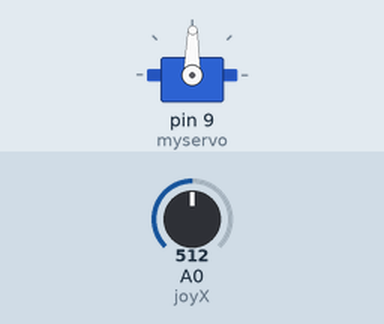
The sketch below on a simulated Arduino Uno, built with avr-gcc and run on an emulated ATmega328P. Parts: servo. The test bench sets the inputs (shaded band); at power-on: A0 (joyX) = 512.

Above: at 1.2 s.
1.3 s: A0 (joyX) set to 716
At 2.4 s:
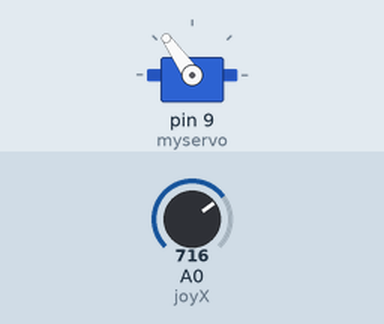
2.8 s: A0 (joyX) set to 900
At 3.6 s:
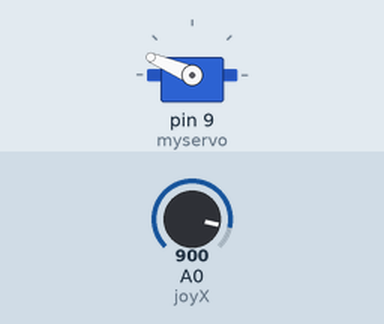
4.3 s: A0 (joyX) set to 1023
At 4.8 s:
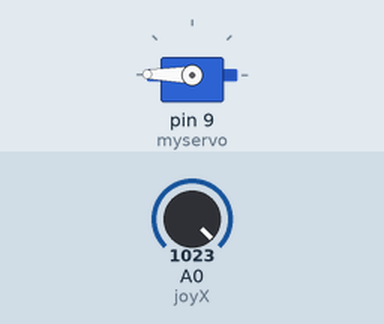
5.8 s: A0 (joyX) set to 306
At 7.0 s:
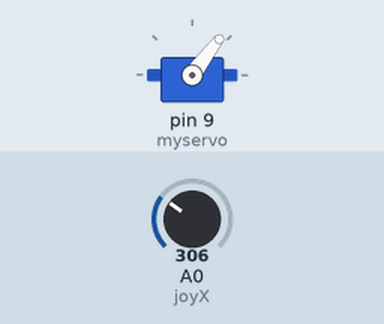
7.3 s: A0 (joyX) set to 122
At 8.1 s:
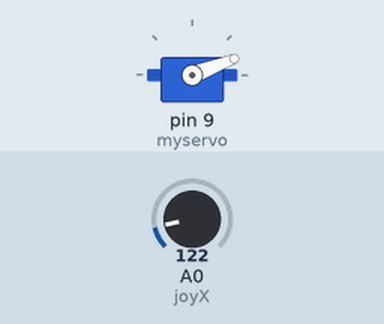
8.8 s: A0 (joyX) set to 511
At 9.3 s:
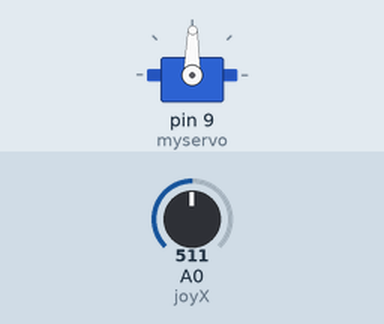
Timing chart, 0 to 11.3 s (numbered marks = the images above; inputs shaded):
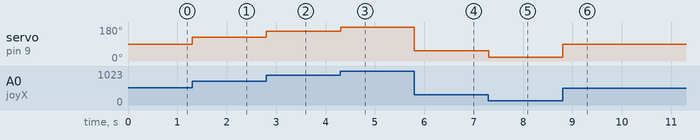

The sketch:

Servo.ino
```cpp
#include <Servo.h>
#define joyX A0

Servo myservo;  // create servo object to control a servo
// twelve servo objects can be created on most boards

int angle = 0;    // variable to store the servo position

void setup() {
  myservo.attach(9);  // attaches the servo on pin 9 to the servo object
  Serial.begin(9600);
}

void loop() {
  angle = analogRead(joyX);
  angle = map(angle, 0, 1023, 0, 179);  //scaling the value to legal angle value

  myservo.write(angle);
  delay(5);
}
```

Measured:
- after the input at 1.3 s, servo on pin 9 (myservo): 89° → 125° at once
- after the input at 2.8 s, servo on pin 9 (myservo): 125° → 157° at once
- after the input at 4.3 s, servo on pin 9 (myservo): 157° → 179° at once
- after the input at 5.8 s, servo on pin 9 (myservo): 179° → 53° at once
- after the input at 7.3 s, servo on pin 9 (myservo): 53° → 21° at once
- after the input at 8.8 s, servo on pin 9 (myservo): 21° → 89° at once
